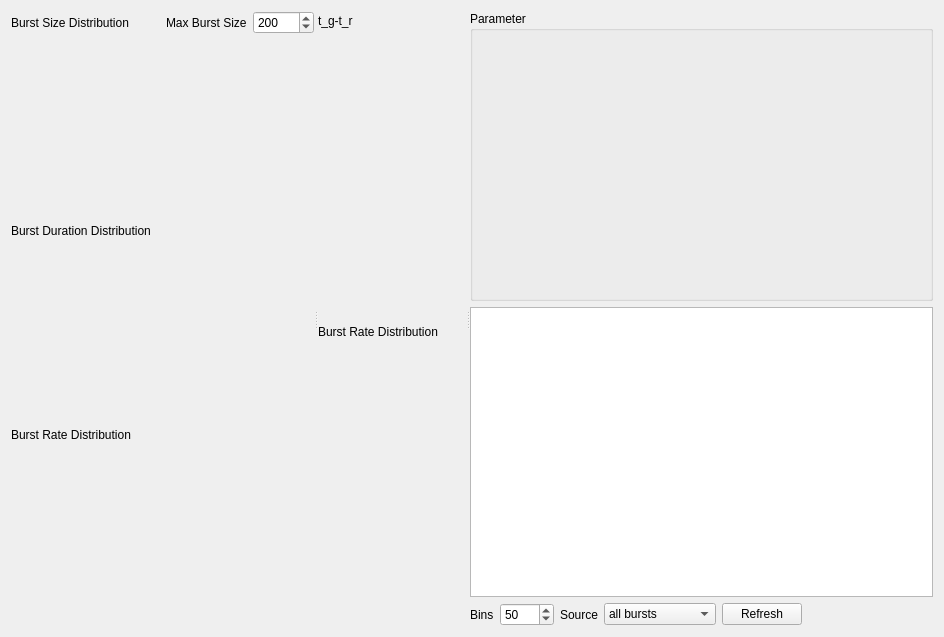
<?xml version="1.0" encoding="UTF-8"?>
<ui version="4.0">
 <class>BurstStatisticsView</class>
 <widget class="QWidget" name="BurstStatisticsView">
  <property name="geometry">
   <rect>
    <x>0</x>
    <y>0</y>
    <width>944</width>
    <height>637</height>
   </rect>
  </property>
  <property name="windowTitle">
   <string>Form</string>
  </property>
  <layout class="QGridLayout" name="gridLayout_4">
   <item row="0" column="0">
    <widget class="QSplitter" name="splitter_2">
     <property name="orientation">
      <enum>Qt::Horizontal</enum>
     </property>
     <widget class="QSplitter" name="splitter">
      <property name="orientation">
       <enum>Qt::Horizontal</enum>
      </property>
      <widget class="QWidget" name="layoutWidget">
       <layout class="QGridLayout" name="gridLayout" rowstretch="0,1,0,1,0,1">
        <item row="1" column="0" colspan="4">
         <widget class="JKQtPlotter" name="widPlotSize" native="true">
          <property name="sizePolicy">
           <sizepolicy hsizetype="Preferred" vsizetype="Preferred">
            <horstretch>0</horstretch>
            <verstretch>0</verstretch>
           </sizepolicy>
          </property>
         </widget>
        </item>
        <item row="5" column="0" colspan="4">
         <widget class="JKQtPlotter" name="widPlotRate" native="true"/>
        </item>
        <item row="3" column="0" colspan="4">
         <widget class="JKQtPlotter" name="widPlotDuration" native="true"/>
        </item>
        <item row="4" column="0">
         <widget class="QLabel" name="label">
          <property name="text">
           <string>Burst Rate Distribution</string>
          </property>
          <property name="buddy">
           <cstring>widPlotRate</cstring>
          </property>
         </widget>
        </item>
        <item row="0" column="2">
         <widget class="QLabel" name="label_6">
          <property name="text">
           <string>Max Burst Size</string>
          </property>
          <property name="buddy">
           <cstring>spinBoxMaxBurstSize</cstring>
          </property>
         </widget>
        </item>
        <item row="0" column="3">
         <widget class="QSpinBox" name="spinBoxMaxBurstSize">
          <property name="minimum">
           <number>2</number>
          </property>
          <property name="maximum">
           <number>10000</number>
          </property>
          <property name="singleStep">
           <number>10</number>
          </property>
          <property name="value">
           <number>200</number>
          </property>
         </widget>
        </item>
        <item row="2" column="0">
         <widget class="QLabel" name="label_2">
          <property name="text">
           <string>Burst Duration Distribution</string>
          </property>
          <property name="buddy">
           <cstring>widPlotDuration</cstring>
          </property>
         </widget>
        </item>
        <item row="0" column="0">
         <widget class="QLabel" name="label_3">
          <property name="text">
           <string>Burst Size Distribution</string>
          </property>
          <property name="buddy">
           <cstring>widPlotSize</cstring>
          </property>
         </widget>
        </item>
        <item row="0" column="1">
         <spacer name="horizontalSpacer">
          <property name="orientation">
           <enum>Qt::Horizontal</enum>
          </property>
          <property name="sizeHint" stdset="0">
           <size>
            <width>40</width>
            <height>20</height>
           </size>
          </property>
         </spacer>
        </item>
       </layout>
      </widget>
      <widget class="QWidget" name="">
       <layout class="QGridLayout" name="gridLayout_3" rowstretch="0,1,0,1">
        <item row="0" column="0">
         <widget class="QLabel" name="label_9">
          <property name="text">
           <string>t_g-t_r</string>
          </property>
          <property name="buddy">
           <cstring>widPlotDuration</cstring>
          </property>
         </widget>
        </item>
        <item row="0" column="1">
         <spacer name="horizontalSpacer_3">
          <property name="orientation">
           <enum>Qt::Horizontal</enum>
          </property>
          <property name="sizeHint" stdset="0">
           <size>
            <width>40</width>
            <height>20</height>
           </size>
          </property>
         </spacer>
        </item>
        <item row="1" column="0" colspan="2">
         <widget class="JKQtPlotter" name="widPlotTg" native="true"/>
        </item>
        <item row="2" column="0">
         <widget class="QLabel" name="label_7">
          <property name="text">
           <string>Burst Rate Distribution</string>
          </property>
          <property name="buddy">
           <cstring>widPlotRate</cstring>
          </property>
         </widget>
        </item>
        <item row="3" column="0" colspan="2">
         <widget class="JKQtPlotter" name="widPlot" native="true"/>
        </item>
       </layout>
      </widget>
     </widget>
     <widget class="QWidget" name="layoutWidget1">
      <layout class="QGridLayout" name="gridLayout_2" rowstretch="1,1,0">
       <item row="2" column="1">
        <widget class="QSpinBox" name="spinBoxBins">
         <property name="minimum">
          <number>10</number>
         </property>
         <property name="maximum">
          <number>1000</number>
         </property>
         <property name="singleStep">
          <number>10</number>
         </property>
         <property name="value">
          <number>50</number>
         </property>
        </widget>
       </item>
       <item row="2" column="5">
        <spacer name="horizontalSpacer_2">
         <property name="orientation">
          <enum>Qt::Horizontal</enum>
         </property>
         <property name="sizeHint" stdset="0">
          <size>
           <width>177</width>
           <height>20</height>
          </size>
         </property>
        </spacer>
       </item>
       <item row="2" column="2">
        <widget class="QLabel" name="label_4">
         <property name="text">
          <string>Source</string>
         </property>
         <property name="buddy">
          <cstring>comboBoxSource</cstring>
         </property>
        </widget>
       </item>
       <item row="2" column="0">
        <widget class="QLabel" name="label_5">
         <property name="text">
          <string>Bins</string>
         </property>
         <property name="buddy">
          <cstring>spinBoxBins</cstring>
         </property>
        </widget>
       </item>
       <item row="1" column="0" colspan="6">
        <widget class="QTableView" name="tableInfo"/>
       </item>
       <item row="2" column="4">
        <widget class="QPushButton" name="pushButtonRefresh">
         <property name="text">
          <string>Refresh</string>
         </property>
        </widget>
       </item>
       <item row="0" column="0" colspan="6">
        <widget class="QGroupBox" name="groupBox">
         <property name="title">
          <string>Parameter</string>
         </property>
        </widget>
       </item>
       <item row="2" column="3">
        <widget class="QComboBox" name="comboBoxSource">
         <item>
          <property name="text">
           <string>all bursts</string>
          </property>
         </item>
         <item>
          <property name="text">
           <string>selected bursts</string>
          </property>
         </item>
        </widget>
       </item>
      </layout>
     </widget>
    </widget>
   </item>
  </layout>
 </widget>
 <customwidgets>
  <customwidget>
   <class>JKQtPlotter</class>
   <extends>QWidget</extends>
   <header>jkqtplotter.h</header>
   <container>1</container>
  </customwidget>
 </customwidgets>
 <tabstops>
  <tabstop>pushButtonRefresh</tabstop>
  <tabstop>spinBoxMaxBurstSize</tabstop>
  <tabstop>spinBoxBins</tabstop>
  <tabstop>tableInfo</tabstop>
  <tabstop>comboBoxSource</tabstop>
 </tabstops>
 <resources/>
 <connections/>
</ui>
